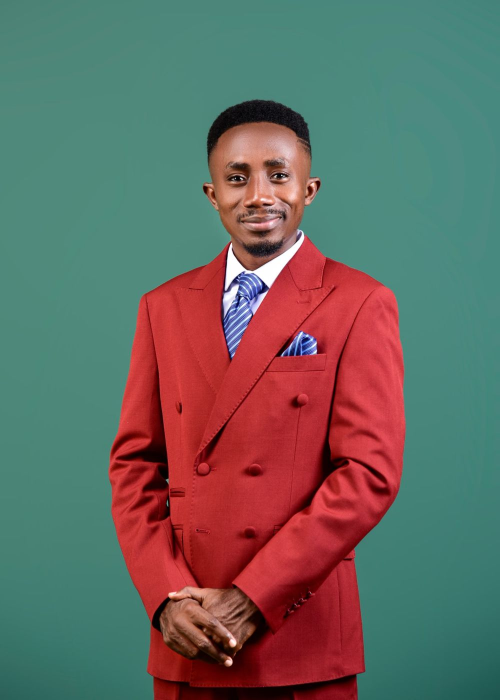
#> input picture ministry-app/assets/photos/micah-red-suit-smile.jpg, 1000 x 1400 px (shown at 1/2 size); the run also reads 1 picture not shown here
$ python build.py ../../assets/photos/micah-red-suit-full.jpg
#> lines starting #> are read from the running program, lines starting #| are printed output that depends on the picture; after the words box and inside, x2 and y2 are one past the last pixel; in counts of white or black regions, pixels touching at a corner belong together
### ministry-app/scripts/scenes/matte_lib.py
import numpy as np
from PIL import Image, ImageFilter

def _box1d(a, r, axis):
    n = a.shape[axis]
    pad = [(0, 0)] * a.ndim; pad[axis] = (r + 1, r)
    p = np.pad(a, pad, mode='edge')
    c = np.cumsum(p, axis=axis, dtype=np.float64)
    hi = [slice(None)] * a.ndim; lo = [slice(None)] * a.ndim
    hi[axis] = slice(2 * r + 1, 2 * r + 1 + n); lo[axis] = slice(0, n)
    return ((c[tuple(hi)] - c[tuple(lo)]) / (2 * r + 1)).astype(np.float32)

def box_blur(a, r, passes=3):
    out = a.astype(np.float32)
    for _ in range(passes):
        out = _box1d(_box1d(out, r, 0), r, 1)
    return out

def smoothstep(e0, e1, x):
    t = np.clip((x - e0) / (e1 - e0), 0, 1)
    return t * t * (3 - 2 * t)

def refine_edges(a, alpha, B):
    """The first matte says "backdrop or not" from how far a pixel is from the backdrop colour, which cannot tell a pixel that is
    half suit and half backdrop from a whole suit pixel. Here, for the pixels at the edge, the share of suit is worked out from where
    the pixel sits on the line between the backdrop colour and the colour of the solid pixels just inside the edge."""
    solid = (alpha > 0.985).astype(np.float32)
    deep = (box_blur(solid, 3, passes=1) > 0.999).astype(np.float32)          # solid, and at least 3 px from any edge
    den = box_blur(deep, 7)
    Fi = box_blur(a * deep[..., None], 7) / np.maximum(den[..., None], 1e-3)
    dF = Fi - B
    denom = (dF ** 2).sum(-1)
    proj = np.clip(((a - B) * dF).sum(-1) / np.maximum(denom, 1.0), 0, 1)
    band = (alpha > 0.02) & (deep < 0.5) & (den > 0.02) & (denom > 40.0 ** 2)
    return np.where(band, proj, alpha).astype(np.float32)


def subject_matte(path, centre_hue):
    """Returns (rgb float32 HxWx3, alpha HxW, backdrop estimate HxWx3) for a studio photo with a coloured backdrop."""
    im = Image.open(path).convert('RGB')
#> im is the input picture: PIL image 1000x1400 RGB; mean R, G, B 104.4, 104, 97
    a = np.array(im).astype(np.float32)
    hsv = np.array(im.convert('HSV')).astype(np.float32)
    h, s = hsv[..., 0], hsv[..., 1]
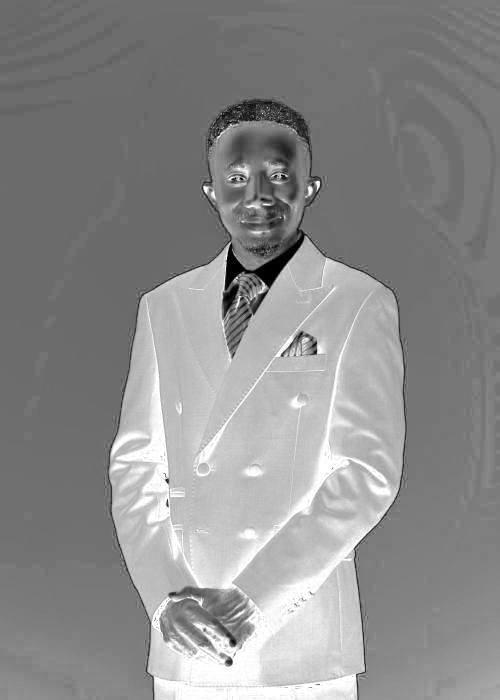
#> s: shape (1400, 1000) float32 (shown at 1/2 size); min 0, max 255, mean 139.5
    if centre_hue is None:  # the backdrop's own hue: the median along the picture's edges
        edge = np.concatenate([h[:40].ravel(), h[-40:].ravel(), h[:, :40].ravel(), h[:, -40:].ravel()])
        centre_hue = float(np.median(edge))
#> centre_hue = 119
    w0 = np.clip(1 - np.abs(h - centre_hue) / 28, 0, 1) ** 0.7 * np.clip((s - 12) / 25, 0, 1)
    conf = (w0 > 0.5).astype(np.float32)
#> conf: shape (1400, 1000) float32; values 0 (black) and 1 (white), 64.4% white; 1 black region, box (x1, y1, x2, y2) and area: (215, 201, 812, 1400) 498582
    num = box_blur(a * conf[..., None], 36); den = box_blur(conf, 36)
#> after the loop in box_blur, `for _ in range(passes):`:
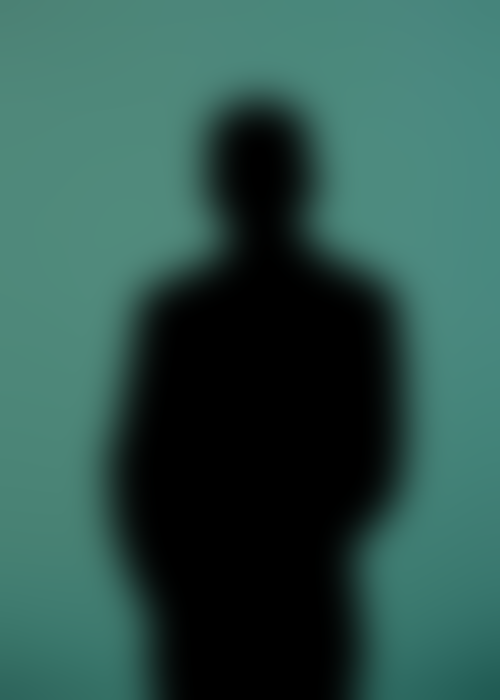
#> out: shape (1400, 1000, 3) float32 (shown at 1/2 size); mean of channels 0, 1, 2 46.6, 85.3, 77.5; drawn as R, G, B
#> call 2 of box_blur, with r = 36, passes = 3
#> the loop in box_blur (call 2), `for _ in range(passes):` made 3 passes
#> pass 1, in _box1d (call 7), `p = np.pad(a, pad, mode='edge')`:
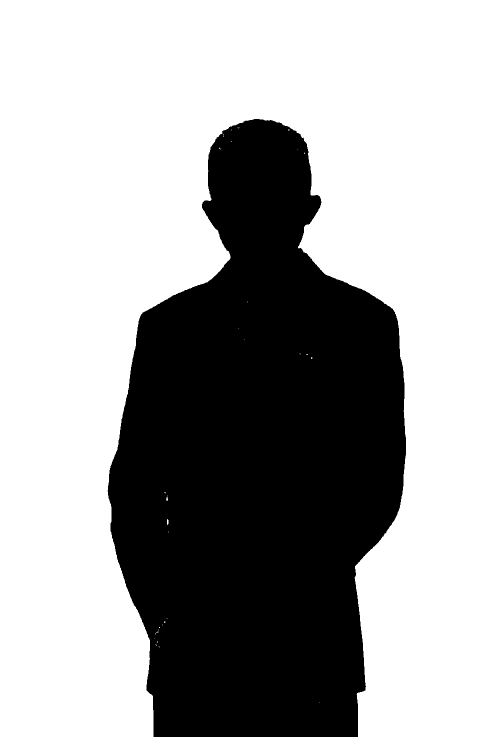
#> p: shape (1473, 1000) float32 (shown at 1/2 size); values 0 (black) and 1 (white), 65.2% white; 1 black region, box (x1, y1, x2, y2) and area: (215, 238, 812, 1473) 513306
#> pass 1, in _box1d (call 8), `c = np.cumsum(p, axis=axis, dtype=np.float64)`:
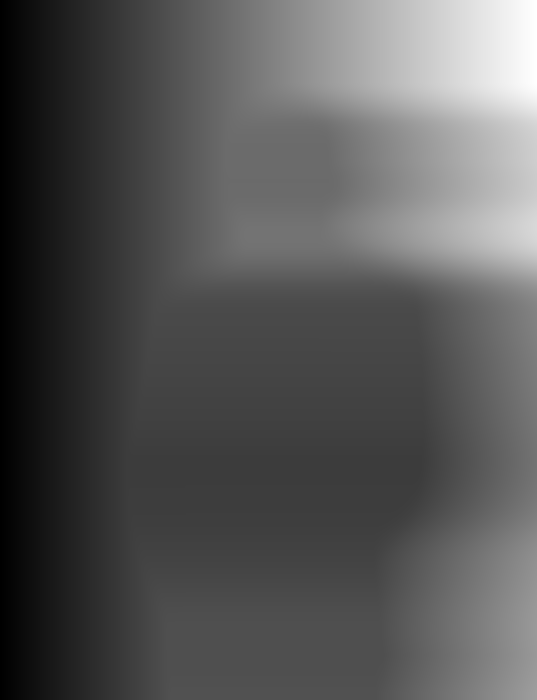
#> c: shape (1400, 1073) float64 (shown at 1/2 size); min 1, max 1073, mean 364.4; drawn with min black and max white
#> after the loop in box_blur (call 2), `for _ in range(passes):`:
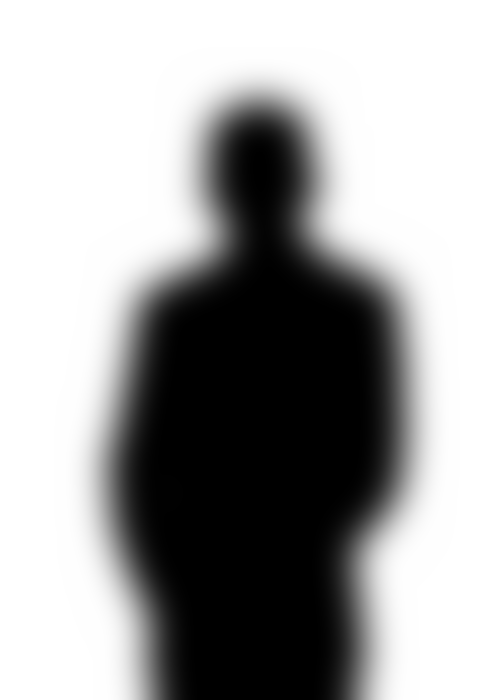
#> out: shape (1400, 1000) float32 (shown at 1/2 size); min 0, max 1, mean 0.644
    B = num / np.maximum(den[..., None], 1e-4)
    d = np.sqrt(((a - B) ** 2).sum(-1))
    alpha = smoothstep(9, 42, d)
    alpha = np.where(den > 0.02, alpha, 1.0).astype(np.float32)
    # the studio floor's shadow and reflections are the backdrop's own colour, just lighter or darker: the suit (red),
    # shoes (black), shirt (white), tie (blue) and skin never are, so anything saturated in the backdrop's hue is backdrop
    dh = np.abs(h - centre_hue)
    dh = np.minimum(dh, 255 - dh)
    v = hsv[..., 2]
    kill = smoothstep(20, 11, dh) * smoothstep(22, 46, s) * smoothstep(26, 60, v)
    alpha = (alpha * (1 - kill)).astype(np.float32)
    # close tiny holes inside the subject, keep soft edges
    solid = (box_blur((alpha > 0.97).astype(np.float32), 3) > 0.5)
#> in box_blur (call 3), `out = a.astype(np.float32)`: out: shape (1400, 1000) float32; values 0 (black) and 1 (white), 35.6% white; 1 white region, box (x1, y1, x2, y2) and area: (216, 201, 812, 1400) 498163
#> the loop in box_blur (call 3), `for _ in range(passes):` made 3 passes
#> pass 1, in _box1d (call 13), `c = np.cumsum(p, axis=axis, dtype=np.float64)`:
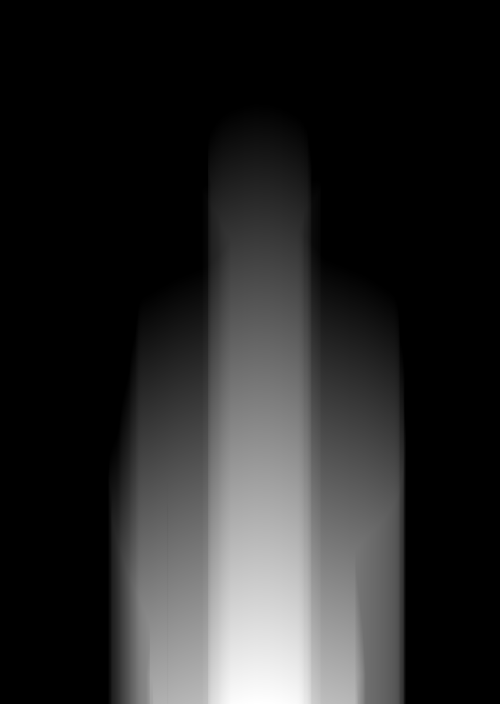
#> c: shape (1407, 1000) float64 (shown at 1/2 size); min 0, max 1202, mean 186; drawn with min black and max white
#> pass 1, in _box1d (call 14), `c = np.cumsum(p, axis=axis, dtype=np.float64)`:
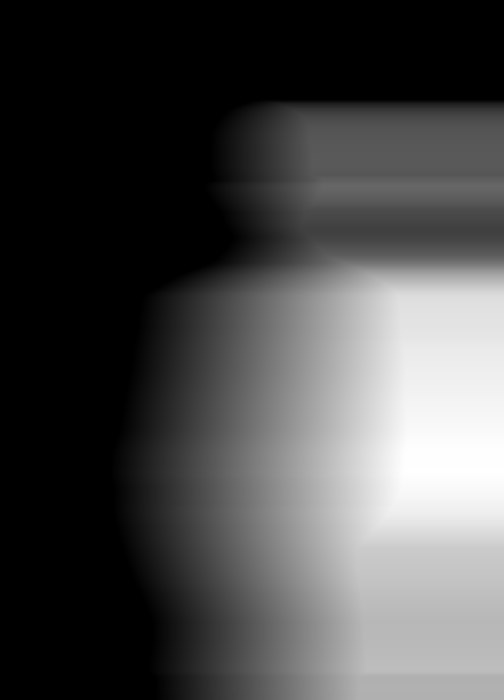
#> c: shape (1400, 1007) float64 (shown at 1/2 size); min 0, max 590, mean 172; drawn with min black and max white
#> solid: shape (1400, 1000) bool; 35.6% white; 1 white region, box (x1, y1, x2, y2) and area: (216, 201, 812, 1400) 498222
    alpha = np.where(solid, 1.0, alpha).astype(np.float32)
    alpha = refine_edges(a, alpha, B.astype(np.float32))
#> in refine_edges, `solid = (alpha > 0.985).astype(np.float32)`: solid: shape (1400, 1000) float32; values 0 (black) and 1 (white), 35.6% white; 1 white region, box (x1, y1, x2, y2) and area: (216, 201, 812, 1400) 498408
    return a, alpha, B.astype(np.float32)

def composite(a, alpha, B, bg):
    """Swap the studio backdrop for `bg` (HxWx3 float) keeping the soft edges: out = alpha*F + (1-alpha)*bg."""
    al = alpha[..., None]
    F = np.clip((a - (1 - al) * B) / np.maximum(al, 0.08), 0, 255)
    # colours right on the edge still carry a trace of the studio backdrop (a thin olive line on the red suit shows up against
    # a dark sky), so edge pixels take the colour of the solid pixels just inside them instead
    solid = (alpha > 0.985).astype(np.float32)
    deep = (box_blur(solid, 2, passes=1) > 0.999).astype(np.float32)
    den = box_blur(deep, 6)
    Fi = box_blur(a * deep[..., None], 6) / np.maximum(den[..., None], 1e-3)
    w = smoothstep(0.985, 0.3, alpha)[..., None] * (den[..., None] > 0.03)
    F = F * (1 - w) + Fi * w
    al2 = np.clip((al - 0.05) / 0.90, 0, 1)
    return np.clip(al2 * F + (1 - al2) * bg, 0, 255)

### ministry-app/scripts/scenes/scenes.py
"""Procedural backdrops for the app's welcome and Sermons photos: sky, sea seen through glass, and a sunset sea, day and night."""
import numpy as np
from PIL import Image, ImageDraw, ImageFilter

W, H = 1000, 1400
YY = np.arange(H, dtype=np.float32)[:, None]
XX = np.arange(W, dtype=np.float32)[None, :]

def smoothstep(e0, e1, x):
    t = np.clip((x - e0) / (e1 - e0), 0, 1)
    return t * t * (3 - 2 * t)

def vgrad(stops):
    ys = np.linspace(0, 1, H, dtype=np.float32)
    pos = [p for p, _ in stops]; cols = np.array([c for _, c in stops], np.float32)
    out = np.empty((H, W, 3), np.float32)
    for k in range(3): out[..., k] = np.interp(ys, pos, cols[:, k])[:, None]
    return out

def noise(cw, ch, seed):
    rng = np.random.default_rng(seed)
    gw, gh = int(np.ceil(W / cw)) + 3, int(np.ceil(H / ch)) + 3
    g = rng.random((gh, gw)).astype(np.float32)
    a = np.array(Image.fromarray(g).resize((gw * cw, gh * ch), Image.BICUBIC), dtype=np.float32)
    return a[ch:ch + H, cw:cw + W]

def stretch(n):
    lo, hi = np.percentile(n, [3, 97]); return np.clip((n - lo) / (hi - lo), 0, 1)

def fbm(cw, ch, octaves, seed, gain=0.5):
    tot = np.zeros((H, W), np.float32); amp, norm = 1.0, 0.0
    for o in range(octaves):
        tot += amp * noise(max(2, int(cw / 2 ** o)), max(2, int(ch / 2 ** o)), seed + 31 * o); norm += amp; amp *= gain
    return stretch(tot / norm)

def _box1d(a, r, axis):
    n = a.shape[axis]
    pad = [(0, 0)] * a.ndim; pad[axis] = (r + 1, r)
    c = np.cumsum(np.pad(a, pad, mode='edge'), axis=axis, dtype=np.float64)
    hi = [slice(None)] * a.ndim; lo = [slice(None)] * a.ndim
    hi[axis] = slice(2 * r + 1, 2 * r + 1 + n); lo[axis] = slice(0, n)
    return ((c[tuple(hi)] - c[tuple(lo)]) / (2 * r + 1)).astype(np.float32)

def blur(a, sigma):
    """Gaussian-like blur (three box passes), for float images of any shape."""
    r = max(1, int(round(sigma)))
    out = a.astype(np.float32)
    for _ in range(3):
        out = _box1d(_box1d(out, r, 0), r, 1)
    return out

def shift(a, dx, dy):
    return np.roll(np.roll(a, int(dy), axis=0), int(dx), axis=1)

def mix(base, colour, alpha):
    al = alpha[..., None] if alpha.ndim == 2 else alpha
    c = np.asarray(colour, np.float32)
    return base * (1 - al) + c * al

def glow(cx, cy, radius, power=2.0):
    d = np.sqrt((XX - cx) ** 2 + (YY - cy) ** 2) / radius
    return np.clip(1 - d, 0, 1) ** power

def vignette(img, strength=0.28):
    cx, cy = W / 2, H / 2
    v = (((XX - cx) / cx) ** 2 + ((YY - cy) / cy) ** 2) ** 1.4
    return img * (1 - strength * np.clip(v, 0, 1.4))[..., None]

def stars(img, seed, count, ymax=0.6, bright=1.0, tint=(235, 240, 255)):
    rng = np.random.default_rng(seed)
    layer = Image.new('L', (W, H), 0); d = ImageDraw.Draw(layer)
    for _ in range(count):
        x, y = rng.random() * W, (rng.random() ** 1.5) * H * ymax
        r = rng.choice([0.7, 1.0, 1.4, 2.0], p=[0.5, 0.3, 0.15, 0.05]); v = int(255 * (0.4 + 0.6 * rng.random()))
        d.ellipse((x - r, y - r, x + r, y + r), fill=v)
    sharp = np.array(layer, np.float32) / 255
    halo = blur(sharp, 2.2) * 2.5
    return mix(img, tint, np.clip(sharp * bright + halo * 0.5 * bright, 0, 1))

# [12 lines left out: function bubbles, not called in this run]

def glass(img, tilt=0.42, strength=1.0, edges=True):
    """The sheen of a sheet of glass in front of the scene: a broad diagonal glare, a thin second band and a bright edge."""
    d = (XX + tilt * YY - 520) / 150.0
    g = 0.11 * np.exp(-d ** 2) + 0.05 * np.exp(-((d - 2.3) * 2.6) ** 2) + 0.03 * np.exp(-((d + 2.1) * 2.2) ** 2)
    edge = (0.16 * np.exp(-((XX - 34) / 9.0) ** 2) + 0.07 * np.exp(-((XX - (W - 30)) / 7.0) ** 2)) if edges else 0.0
    return mix(img, (255, 255, 255), np.clip((g + edge) * strength, 0, 0.5) * np.ones((H, W), np.float32))

def clouds(img, seed, cover, lit, shade, sun=(-1.0, -1.0), ymin=0.0, ymax=1.0, scale=(360, 230), alpha=1.0, softness=0.30, gain=26):
    """Soft puffy clouds: a smooth density field lit from the side facing the sun, shaded underneath."""
    base = fbm(scale[0], scale[1], 6, seed)
    ybias = smoothstep(ymin - 0.04, ymin + 0.10, YY / H) * (1 - smoothstep(ymax - 0.10, ymax + 0.04, YY / H))
    d = smoothstep(cover, cover + softness, base) * ybias
    ds = blur(d, 8)
    gy, gx = np.gradient(ds)
    sx, sy = sun
    face = np.clip(0.70 - (gx * sx + gy * sy) * gain, 0, 1)           # edges that face the sun
    core = np.clip(blur(d, 34) * 1.5, 0, 1)                            # the thick middle sits in its own shade
    k = np.clip(face * 0.85 + (1 - core) * 0.40, 0, 1)[..., None]
    col = np.asarray(shade, np.float32) * (1 - k) + np.asarray(lit, np.float32) * k
    a = (np.clip(blur(d, 2.5) * 1.35, 0, 1) * alpha)[..., None]
    return img * (1 - a) + col * a

def streaks(img, seed, colour, alpha, ymin=0.0, ymax=0.6, scale=(1100, 70)):
    """Thin wisps of high cloud."""
    n = fbm(scale[0], scale[1], 4, seed)
    band = smoothstep(ymin, ymin + 0.1, YY / H) * (1 - smoothstep(ymax - 0.1, ymax, YY / H))
    m = smoothstep(0.58, 0.9, n) * band * alpha
    return mix(img, colour, m)

# [17 lines left out: functions sky_day, sky_night, not called in this run]

def full(v):
    return np.asarray(v, np.float32) * np.ones((H, W), np.float32)

def ridged(cell, seed):
    n = noise(cell, cell, seed)
    return (1 - np.abs(2 * n - 1)) ** 6

# [44 lines left out: functions caustics, sea_glass, not called in this run]

def sunset(night=False):
    """Evening over the sea: a deep brown sky warming to copper and amber at the horizon, a low sun, lit clouds and a path of light on the water."""
    hz = 0.64
    if not night:
        img = vgrad([(0, (52, 30, 32)), (0.22, (104, 56, 50)), (0.42, (176, 92, 70)), (0.57, (232, 138, 88)), (hz - 0.004, (252, 184, 120)),
                     (hz, (168, 96, 80)), (0.78, (92, 52, 52)), (1, (34, 22, 28))])
        sun_a, cloud_lit, cloud_shade = 0.9, (255, 196, 148), (96, 54, 56)
    else:
        img = vgrad([(0, (14, 10, 22)), (0.25, (34, 20, 34)), (0.5, (70, 36, 48)), (hz - 0.004, (128, 62, 70)),
                     (hz, (74, 38, 52)), (0.8, (38, 24, 38)), (1, (14, 10, 22))])
        sun_a, cloud_lit, cloud_shade = 0.4, (200, 112, 108), (44, 28, 50)
    sx, sy = 560, hz * H
    img = mix(img, (255, 214, 172), glow(sx, sy - 10, 560, 2.3) * sun_a)
    img = mix(img, (255, 160, 120), glow(sx, sy - 10, 980, 2.0) * 0.30 * sun_a)
    img = streaks(img, 31, cloud_lit, 0.5 if not night else 0.3, ymin=0.25, ymax=0.62, scale=(1200, 56))
    img = clouds(img, 41, 0.55, cloud_lit, cloud_shade, sun=(0.0, 1.0), ymin=0.18, ymax=0.60, scale=(620, 120), alpha=0.9 if not night else 0.7, gain=22)
    if not night:
        d = np.sqrt((XX - sx) ** 2 + (YY - (sy - 26)) ** 2)
        img = mix(img, (255, 244, 224), (1 - smoothstep(40, 46, d)) * (YY < sy) * 0.95)       # the low sun
    else:
        img = stars(img, 8, 420, ymax=0.5)
    sea = (YY >= sy).astype(np.float32) * np.ones((H, W), np.float32)
    col = np.exp(-((XX - sx) / (110 + 0.5 * np.maximum(YY - sy, 0))) ** 2)
    streak = smoothstep(0.5, 0.88, noise(300, 5, 77) * 0.6 + noise(140, 3, 78) * 0.4)
    path = sea * col * (0.20 + 0.8 * streak) * np.exp(-np.maximum(YY - sy, 0) / 380.0)
    img = mix(img, (255, 196, 150) if not night else (210, 120, 120), np.clip(path * (1.0 if not night else 0.45), 0, 0.95))
    rip = smoothstep(0.62, 0.9, noise(520, 4, 90)) * sea * 0.10
    img = mix(img, (255, 214, 190) if not night else (170, 110, 140), rip)
    img = glass(img, strength=0.8 if not night else 0.45, edges=False)
    return vignette(img, 0.26)

# [8 lines that do not run on import are left out]

### ministry-app/scripts/scenes/real_scenes.py
"""The Sky look uses real photographs: a portrait crop of a sky photo by day, and a star field with a photographed full moon by night.

The photos are free to use (Pexels licence: no credit needed, changes allowed); see README.md for which ones. Run fetch-sources.sh first.
"""
import os

import numpy as np
from PIL import Image

W, H = 1000, 1400
HERE = os.path.dirname(os.path.abspath(__file__))
SOURCES = os.path.join(HERE, 'sources')
DAY, STARS, MOON = 'px-19294597.jpg', 'px-813269.jpg', 'px-3905310.jpg'


def load(name):
    path = os.path.join(SOURCES, name)
    if not os.path.exists(path):
        raise SystemExit(f'{path} is missing: run scripts/scenes/fetch-sources.sh first')
    return Image.open(path).convert('RGB')


# [98 lines left out: functions crop_to, _box1d, blur, screen, vgrad, find_moon and 1 more, not called in this run]


def real_sky_day():
    """Blue sky with white clouds: a portrait crop of a real photo."""
    return np.array(crop_to(load(DAY), 0.5)).astype(np.float32)


# [6 lines left out: function real_sky_night, not called in this run]


# Real sunsets for the Evening Glow look (the drawn one in scenes.py is the alternative): which photo, and where to crop it.
DUSK = {
    'a': ('px-14528921.jpg', 0.5, 0.5),    # deep brown-red clouds, a low orange sun and its path on the sea
    'b': ('px-35327803.jpg', 0.35, 0.5),   # warm amber and brown clouds over a dark sea
    'c': ('px-19757906.jpg', 0.5, 0.5),    # a clean burnt-orange sky with cloud banks on the horizon
}


def real_dusk_day(key='a'):
    """The sunset itself, as photographed."""
    name, cx, cy = DUSK[key]
    return np.array(crop_to(load(name), cx, cy)).astype(np.float32)


# [16 lines left out: function real_dusk_night, not called in this run]

### ministry-app/scripts/scenes/build.py
"""Puts the Sunday photos into the scenes behind the HUB's glass looks, by day and by night.

    sh scripts/scenes/fetch-sources.sh          (once: the free photos the real scenes are made from)
    python3 scripts/scenes/build.py [out_dir]   (needs numpy and Pillow; out_dir defaults to assets/photos)
    python3 scripts/scenes/build.py out_dir --all   (also every sample scene that was shown to the owner)

The app's looks (chosen by the owner in November 2026): dusk = Evening Glow (a drawn sunset, scenes.py), sunset = Sunset (the
same look over a real sunset photograph, real_scenes.py) and aurora = Aurora (emerald water by day, the northern lights at night,
colour_scenes.py). For each look it writes micah-red-suit-{smile,full}-{look}.jpg and ...-{look}night.jpg.

Reads micah-red-suit-smile.jpg (Home) and micah-red-suit-full.jpg (Sermons) from assets/photos and cuts him out of the green
studio backdrop (matte_lib.py). Everything happens on this computer: his photos are never sent to any service.
"""
import os
import sys
import zlib

import numpy as np
from PIL import Image

HERE = os.path.dirname(os.path.abspath(__file__))
sys.path.insert(0, HERE)
import colour_scenes  # noqa: E402
import real_scenes  # noqa: E402
import scenes  # noqa: E402
from matte_lib import composite, subject_matte  # noqa: E402

PHOTOS = os.path.normpath(os.path.join(HERE, '..', '..', 'assets', 'photos'))
ARGS = [a for a in sys.argv[1:] if not a.startswith('--')]
OUT = ARGS[0] if ARGS else PHOTOS

# the looks in the app
BG = {
    'dusk': lambda: scenes.sunset(False), 'dusknight': lambda: scenes.sunset(True),
    'sunset': lambda: real_scenes.real_dusk_day('a'), 'sunsetnight': lambda: real_scenes.real_dusk_night('a'),
    'aurora': lambda: colour_scenes.aurora(False), 'auroranight': lambda: colour_scenes.aurora(True),
}
if '--all' in sys.argv:  # the other samples the owner was shown (not in the app)
    BG.update({
        'sky': real_scenes.real_sky_day, 'skynight': real_scenes.real_sky_night,
        'tide': lambda: scenes.sea_glass(False), 'tidenight': lambda: scenes.sea_glass(True),
    })
    for _key, _fn in colour_scenes.LOOKS.items():
        BG.setdefault(_key, (lambda f=_fn: f(False)))
        BG.setdefault(_key + 'night', (lambda f=_fn: f(True)))

mattes = {k: subject_matte(os.path.join(PHOTOS, n), None) for k, n in (('smile', 'micah-red-suit-smile.jpg'), ('full', 'micah-red-suit-full.jpg'))}
for look, make in BG.items():
#> (the run stopped early here; a loop or call above may not have finished)
